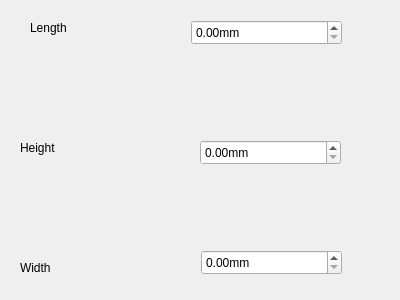
<?xml version="1.0" encoding="UTF-8"?>
<ui version="4.0">
 <class>Dialog</class>
 <widget class="QDialog" name="Dialog">
  <property name="geometry">
   <rect>
    <x>0</x>
    <y>0</y>
    <width>400</width>
    <height>300</height>
   </rect>
  </property>
  <property name="windowTitle">
   <string>Dialog</string>
  </property>
  <widget class="QLabel" name="label">
   <property name="geometry">
    <rect>
     <x>30</x>
     <y>20</y>
     <width>49</width>
     <height>16</height>
    </rect>
   </property>
   <property name="text">
    <string>Length</string>
   </property>
  </widget>
  <widget class="QLabel" name="label_2">
   <property name="geometry">
    <rect>
     <x>20</x>
     <y>140</y>
     <width>49</width>
     <height>16</height>
    </rect>
   </property>
   <property name="text">
    <string>Height</string>
   </property>
  </widget>
  <widget class="QLabel" name="label_3">
   <property name="geometry">
    <rect>
     <x>20</x>
     <y>260</y>
     <width>49</width>
     <height>16</height>
    </rect>
   </property>
   <property name="text">
    <string>Width</string>
   </property>
  </widget>
  <widget class="QDoubleSpinBox" name="Length">
   <property name="geometry">
    <rect>
     <x>191</x>
     <y>20</y>
     <width>151</width>
     <height>25</height>
    </rect>
   </property>
   <property name="suffix">
    <string>mm</string>
   </property>
  </widget>
  <widget class="QDoubleSpinBox" name="Height">
   <property name="geometry">
    <rect>
     <x>200</x>
     <y>140</y>
     <width>141</width>
     <height>25</height>
    </rect>
   </property>
   <property name="suffix">
    <string>mm</string>
   </property>
  </widget>
  <widget class="QDoubleSpinBox" name="Width">
   <property name="geometry">
    <rect>
     <x>201</x>
     <y>250</y>
     <width>141</width>
     <height>25</height>
    </rect>
   </property>
   <property name="suffix">
    <string>mm</string>
   </property>
  </widget>
 </widget>
 <resources/>
 <connections/>
</ui>
